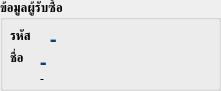
     <widget class="QGroupBox" name="groupBox_2">
      <property name="geometry">
       <rect>
        <x>15</x>
        <y>235</y>
        <width>221</width>
        <height>91</height>
       </rect>
      </property>
      <property name="font">
       <font>
        <weight>75</weight>
        <bold>true</bold>
       </font>
      </property>
      <property name="title">
       <string>ข้อมูลผู้รับซื้อ</string>
      </property>
      <widget class="QLabel" name="label_15">
       <property name="geometry">
        <rect>
         <x>10</x>
         <y>45</y>
         <width>31</width>
         <height>26</height>
        </rect>
       </property>
       <property name="text">
        <string>ชื่อ</string>
       </property>
      </widget>
      <widget class="QLabel" name="lbl_Staff_name">
       <property name="geometry">
        <rect>
         <x>40</x>
         <y>50</y>
         <width>171</width>
         <height>21</height>
        </rect>
       </property>
       <property name="font">
        <font>
         <family>DB Adman X</family>
         <pointsize>15</pointsize>
         <weight>75</weight>
         <bold>true</bold>
        </font>
       </property>
       <property name="styleSheet">
        <string notr="true">color: rgb(7, 64, 128);</string>
       </property>
       <property name="text">
        <string>-</string>
       </property>
       <property name="alignment">
        <set>Qt::AlignLeading|Qt::AlignLeft|Qt::AlignVCenter</set>
       </property>
      </widget>
      <widget class="QLabel" name="label_16">
       <property name="geometry">
        <rect>
         <x>10</x>
         <y>25</y>
         <width>31</width>
         <height>21</height>
        </rect>
       </property>
       <property name="text">
        <string>รหัส</string>
       </property>
      </widget>
      <widget class="QLabel" name="lbl_Staff_ID">
       <property name="geometry">
        <rect>
         <x>50</x>
         <y>30</y>
         <width>176</width>
         <height>16</height>
        </rect>
       </property>
       <property name="font">
        <font>
         <family>DB Adman X</family>
         <pointsize>15</pointsize>
         <weight>75</weight>
         <bold>true</bold>
        </font>
       </property>
       <property name="styleSheet">
        <string notr="true">color: rgb(7, 64, 128);</string>
       </property>
       <property name="text">
        <string>-</string>
       </property>
       <property name="alignment">
        <set>Qt::AlignLeading|Qt::AlignLeft|Qt::AlignVCenter</set>
       </property>
      </widget>
      <widget class="QLabel" name="lbl_UserLevelShow">
       <property name="geometry">
        <rect>
         <x>40</x>
         <y>70</y>
         <width>101</width>
         <height>16</height>
        </rect>
       </property>
       <property name="font">
        <font>
         <family>DB Adman X</family>
         <pointsize>9</pointsize>
         <weight>50</weight>
         <italic>false</italic>
         <bold>false</bold>
        </font>
       </property>
       <property name="styleSheet">
        <string notr="true"/>
       </property>
       <property name="text">
        <string>-</string>
       </property>
       <property name="alignment">
        <set>Qt::AlignLeading|Qt::AlignLeft|Qt::AlignVCenter</set>
       </property>
      </widget>
     </widget>
